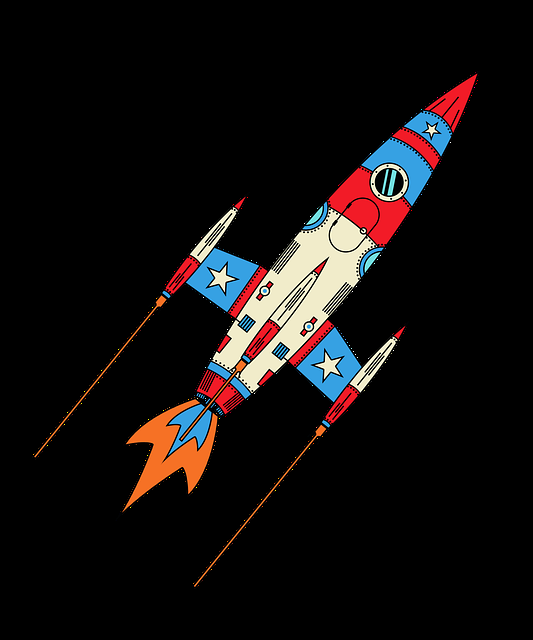
#> input picture python/ch20/opencv/rocket-8835386_640.png, 533 x 640 px, found by its file name
$ python opencv_rotation.py
#> lines starting #> are read from the running program, lines starting #| are printed output that depends on the picture
# opencv_rotation.py

import cv2

# 이미지 파일 읽기
image=cv2.imread(r"D:\rokey\python\ch20\opencv\rocket-8835386_640.png")
#> image is the input picture: shape (640, 533, 3); mean B, G, R 15.1, 15.4, 19.4

(h,w) = image.shape[:2]
#> h = 640; w = 533
print(f'높이:{h}')
#| 높이:640
print(f'너비:{w}')
#| 너비:533
center = (w//2,h//2)
#> center = (266, 320)

M = cv2.getRotationMatrix2D(center,45,1.0)
rotated = cv2.warpAffine(image,M, (w,h))
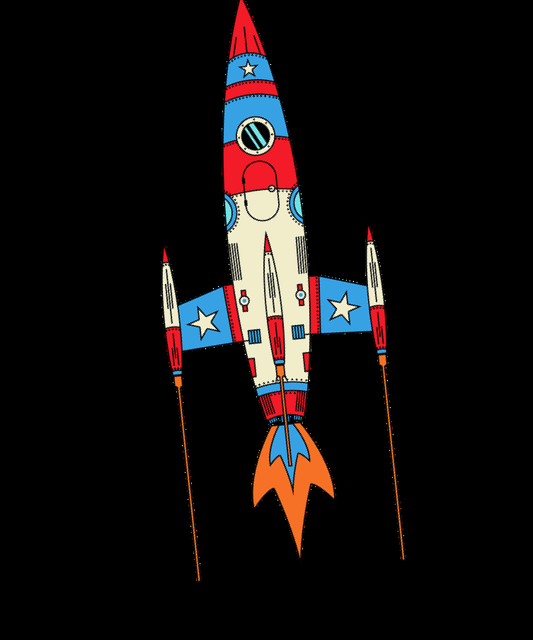
#> rotated: shape (640, 533, 3); mean B, G, R 15.1, 15.4, 19.4

# 이미지 창에 표시
cv2.imshow('Grayscale Image', rotated)
cv2.waitKey(0)              # 0: 무한대긴, 대기 시간(ms)
cv2.destroyAllWindows       # 모든 OpenCY 창 닫기
